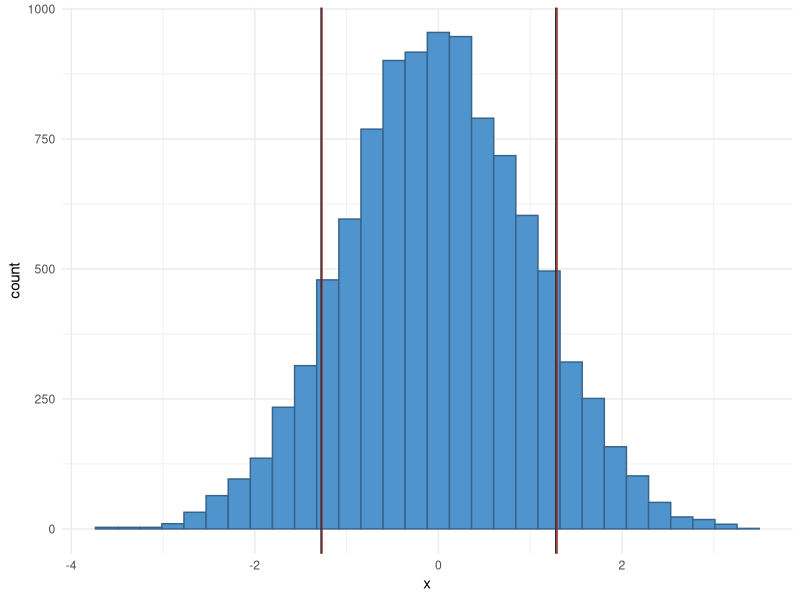
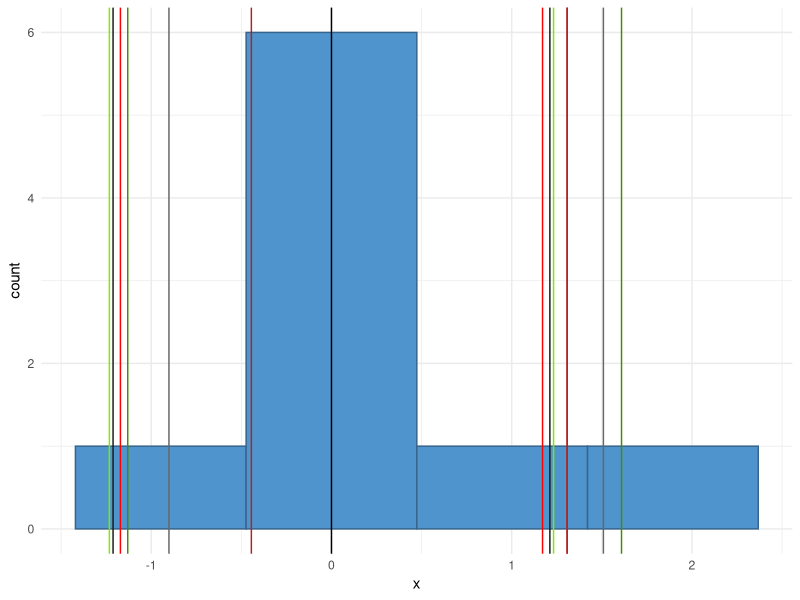

Source code (R) for these figures, in order:
## ---- chunk 1
knitr::opts_chunk$set(echo = TRUE)
library(ggplot2)
library(data.table)
## ---- chunk 2
n <- 10000
dat <- rnorm(n)
dat <- data.table(x = dat)
ggplot(data = dat, aes(x = x)) +
  geom_histogram(color = "steelblue4", fill = "steelblue3") +
  theme_minimal() +
  geom_vline(aes(xintercept = quantile(dat$x, 0.1)), color = "firebrick") + 
  geom_vline(aes(xintercept = quantile(dat$x, 0.9)), color = "firebrick") +
  geom_vline(aes(xintercept = quantile(abs(dat$x), 0.8)), color = "grey20") +
  geom_vline(aes(xintercept = -1*quantile(abs(dat$x), 0.8)), color = "grey20")

## ---- chunk 3
library(data.table)
nits <- 100000
n <- 9
set.seed(45)
res15 <- vector(mode = "list", length = nits)
stopp <- TRUE
par(mfrow = c(2,3)) 
k <- 0
resdat <- vector(mode = "list", length = 6)
while(stopp){
  
  resvec <- c(NA, NA)
  names(resvec) <- c("directional", "absolute")
  
  dat <- rnorm(n = n)
  
  resvec[1] <- quantile(dat, 0.9) - quantile(dat, 0.1)
  resvec[2] <- 2*quantile(abs(dat), 0.8)
  
  if(resvec[2] > resvec[1] + 0.1){
    resdat[[k+1]] <- dat  
    k <- k + 1
  }
  if(k == 6){
    stopp <- FALSE
  }
}


dat <- data.table(x = resdat[[2]])
ggplot(data = dat, aes(x = x)) +
  geom_histogram(bins = 4, color = "steelblue4", fill = "steelblue3") +
  theme_minimal() +
  geom_vline(aes(xintercept = quantile(dat$x, 0.1)), color = "firebrick") + 
  geom_vline(aes(xintercept = quantile(dat$x, 0.9)), color = "firebrick") +
  geom_vline(aes(xintercept = quantile(dat$x, 0.1, type = 8)), color = "grey40") + 
  geom_vline(aes(xintercept = quantile(dat$x, 0.9, type = 8)), color = "grey40") +
  geom_vline(aes(xintercept = quantile(dat$x, 0.1, type = 1)), color = "chartreuse4") + 
  geom_vline(aes(xintercept = quantile(dat$x, 0.9, type = 1)), color = "chartreuse4") +
  geom_vline(aes(xintercept = quantile(dat$x, 0.9)), color = "firebrick") +
  geom_vline(aes(xintercept = quantile(abs(dat$x), 0.8)), color = "red") +
  geom_vline(aes(xintercept = -1*quantile(abs(dat$x), 0.8)), color = "red") +
  geom_vline(aes(xintercept = quantile(abs(dat$x), 0.8, type = 8)), color = "grey10") +
  geom_vline(aes(xintercept = -1*quantile(abs(dat$x), 0.8, type = 8)), color = "grey10") +
  geom_vline(aes(xintercept = quantile(abs(dat$x), 0.8, type = 1)), color = "chartreuse2") +
  geom_vline(aes(xintercept = -1*quantile(abs(dat$x), 0.8, type = 1)), color = "chartreuse2") +
  geom_vline(aes(xintercept = 0), color = "black")


## ---- chunk 4
nits <- 10000
n <- 9

res16 <- vector(mode = "list", length = nits)
for(i in 1:nits){
  
  resvec <- c(NA, NA)
  names(resvec) <- c("directional", "absolute")
  
  dat <- rnorm(n = n)
  
  resvec[1] <- quantile(dat, 0.9) - quantile(dat, 0.1)
  resvec[2] <- 2* quantile(abs(dat), 0.8)
  
  res16[[i]] <- data.table(t(resvec))
}
res16 <- data.table::rbindlist(res16)

res16$diff <- (res16$absolute - res16$directional) > 0

## ---- chunk 5
summary(res16$diff)
## ---- chunk 6
nits <- 10000
n <- 20000

res16 <- vector(mode = "list", length = nits)
for(i in 1:nits){
  
  resvec <- c(NA, NA)
  names(resvec) <- c("directional", "absolute")
  
  dat <- rnorm(n = n)
  
  resvec[1] <- quantile(dat, 0.9) - quantile(dat, 0.1)
  resvec[2] <- 2* quantile(abs(dat), 0.8)
  
  res16[[i]] <- data.table(t(resvec))
}
res16 <- data.table::rbindlist(res16)

res16$diff <- (res16$absolute - res16$directional) > 0

## ---- chunk 7
summary(res16$diff)
